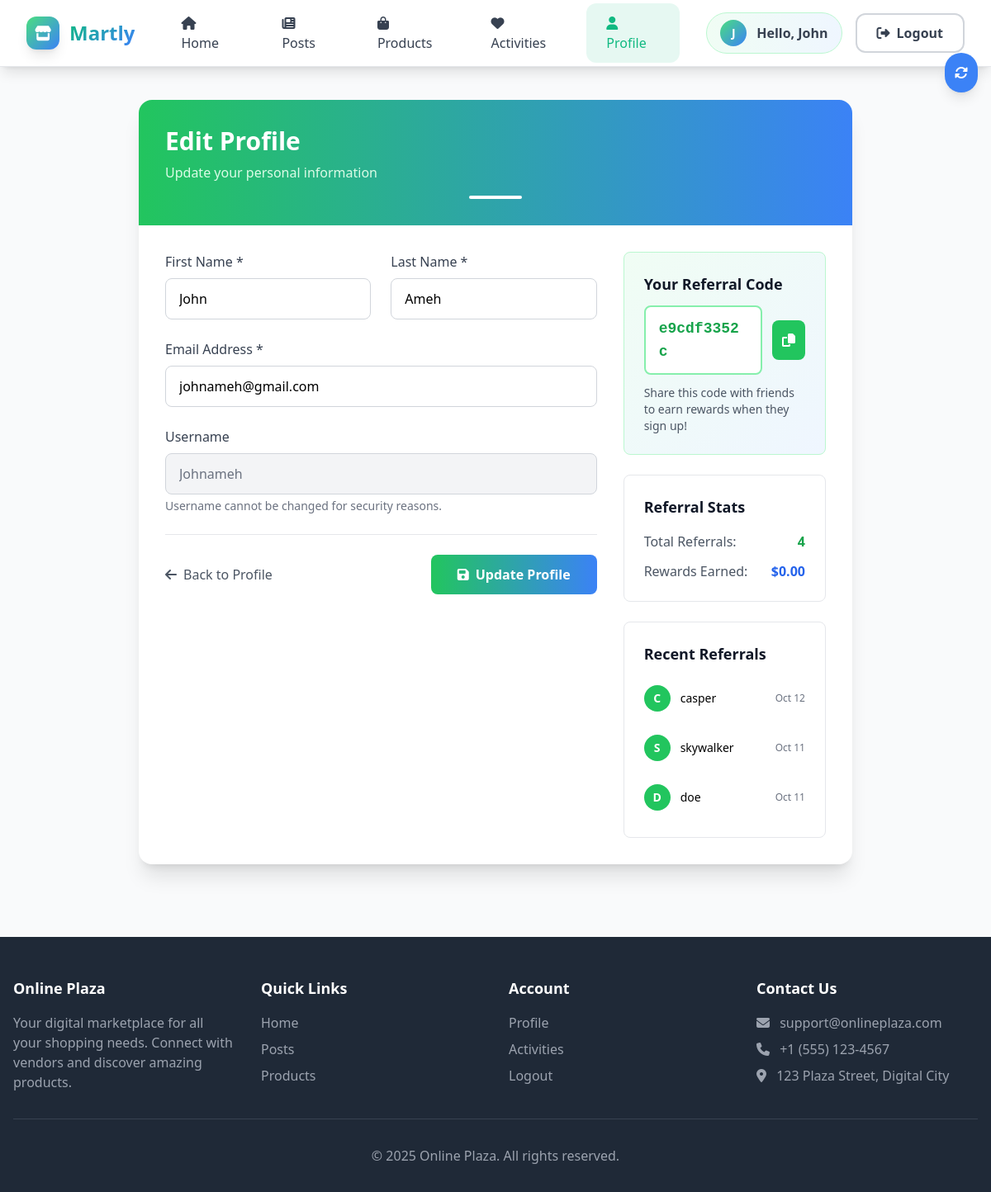
/profile/edit.php (signed in), run on an earlier commit of the app's database.
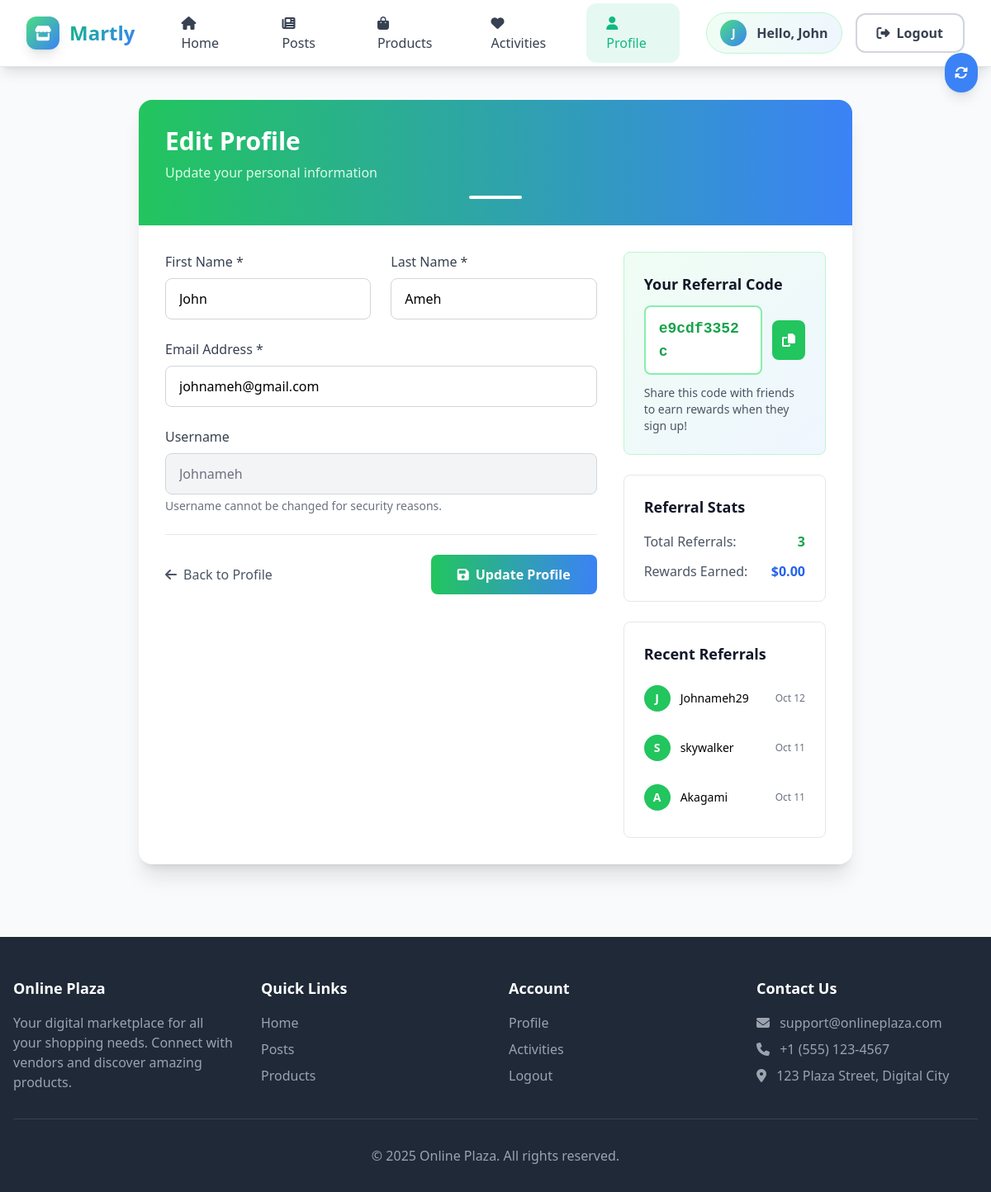
And on a later commit of the database.
### tables this page shows
CREATE TABLE `users` (
  `id` int(11) NOT NULL,
  `username` varchar(50) NOT NULL,
  `email` varchar(100) NOT NULL,
  `password` varchar(255) NOT NULL,
  `first_name` varchar(50) DEFAULT NULL,
  `last_name` varchar(50) DEFAULT NULL,
  `profile_picture` varchar(255) DEFAULT NULL,
  `user_type` enum('customer','vendor') DEFAULT 'customer',
  `referral_code` varchar(20) DEFAULT NULL,
  `referred_by` int(11) DEFAULT NULL,
  `created_at` timestamp NOT NULL DEFAULT current_timestamp(),
  `updated_at` timestamp NOT NULL DEFAULT current_timestamp() ON UPDATE current_timestamp(),
  `referred_count` int(11) DEFAULT 0
);

### profile/edit.php (the view, shortened to what the changed rows need)
<?php
require_once '../includes/config.php';
$currentUser = getCurrentUser();
$stmt = $pdo->prepare("
    SELECT u.username, u.created_at
    FROM users u
    WHERE u.referred_by = ?
    ORDER BY u.created_at DESC
");
$stmt->execute([$currentUser['id']]);
$referredUsers = $stmt->fetchAll();
?>
<?php require_once '../includes/header.php'; ?>
<div class="max-w-4xl mx-auto px-4 py-10">
    <div class="bg-white rounded-2xl shadow-xl overflow-hidden">
        <div class="bg-gradient-to-r from-green-500 to-blue-500 p-8 text-white">
            <h1 class="text-3xl font-extrabold mb-2">Edit Profile</h1>
        </div>
        <div class="p-8">
            <div class="grid grid-cols-1 lg:grid-cols-3 gap-8">
                <div class="space-y-6">
                    <div class="bg-white border border-gray-200 rounded-lg p-6">
                        <div class="space-y-3">
                            <div class="flex justify-between items-center">
                                <span class="text-gray-600">Total Referrals:</span>
                                <span class="font-semibold text-green-600"><?php echo count($referredUsers); ?></span>
                            </div>
                        </div>
                    </div>
                    <?php if ($referredUsers): ?>
                    <div class="bg-white border border-gray-200 rounded-lg p-6">
                        <div class="space-y-3">
                            <?php foreach (array_slice($referredUsers, 0, 3) as $referral): ?>
                                <div class="flex items-center justify-between py-2">
                                    <div class="flex items-center">
                                        <div class="w-8 h-8 bg-green-500 rounded-full flex items-center justify-center text-white text-sm font-bold mr-3">
                                            <?php echo strtoupper(substr($referral['username'], 0, 1)); ?>
                                        </div>
                                        <span class="text-sm font-medium"><?php echo htmlspecialchars($referral['username']); ?></span>
                                    </div>
                                    <span class="text-xs text-gray-500">
                                        <?php echo date('M j', strtotime($referral['created_at'])); ?>
                                    </span>
                                </div>
                            <?php endforeach; ?>
                        </div>
                    </div>
                    <?php endif; ?>
                </div>
            </div>
        </div>
    </div>
</div>
<?php require_once '../includes/footer.php'; ?>

What changed in the data, as far as the page shows it:
removed users: username "C", username "casper", created_at "Oct 12"
removed users: username "D", username "doe", created_at "Oct 11"
added users: username "J", username "Johnameh29", created_at "Oct 12"
now on this page (row unchanged): users: username "A", username "Akagami", created_at "Oct 11"
Also different on the page:
count($referredUsers): "4" → "3"
